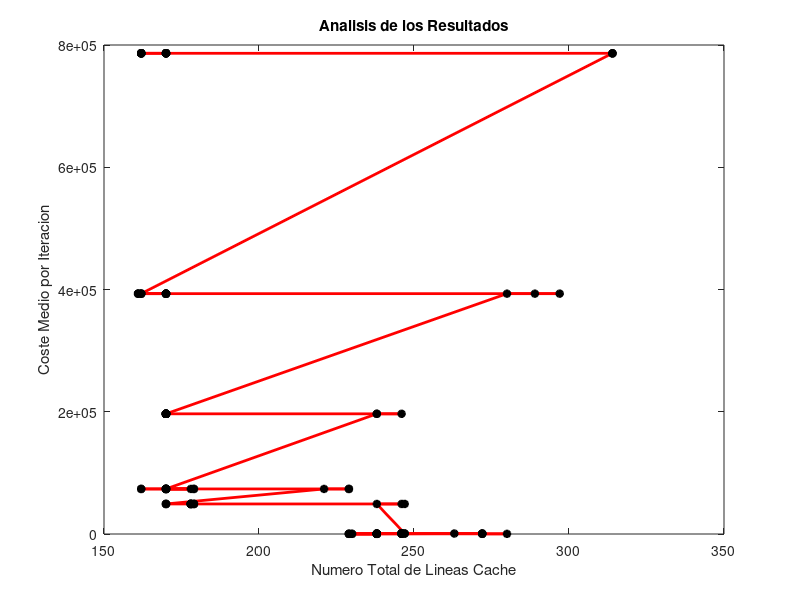

This figure's MATLAB source:
function analisis_puntos
clear all
clf
close all

t=load('puntos.txt'); 
x=t(:,1);
y=t(:,2);

plot(x,y,'-r*','linewidth',2,'markersize',6,'markeredgecolor','k','markerfacecolor','k');
title('Analisis de los Resultados');
xlabel('Numero Total de Lineas Cache');
ylabel('Coste Medio por Iteracion');
